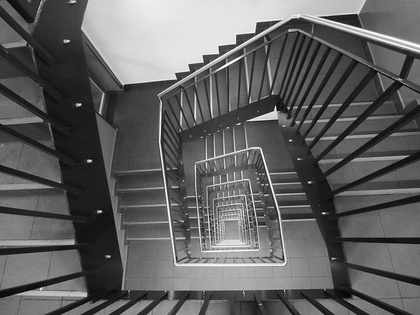
%> input picture cns187/staircase.jpg, 420 x 315 px, shrunk from 640 x 480 before the run
$ octave hw7.m   (GNU Octave 9; MATLAB toolbox functions it lacks are replaced by stand-ins)
%> lines starting %> are read from the running program, lines starting %| are printed output that depends on the picture; long printed decimals are rounded
### cns187/reconstructImage.m
function img = reconstructImage(A,m,n,mm,nn)
    img = zeros(mm,nn);
    blocksPerCol = mm-m+1;
    for col = 1:size(A,2);
        block = reshape(A(:,col),m,n);
        i = 1+mod(col-1,blocksPerCol);
        j = 1+floor((col-1)/blocksPerCol);
        img(i:i+m-1,j:j+n-1) = img(i:i+m-1,j:j+n-1) + block;
    end

    div = 3*ones(mm,nn);
    div(1,:) = div(1,:) - 1;
    div(:,1) = div(:,1) - 1;
    div(end-m+1:end,:) = div(end-m+1:end,:) - 1;
    div(:,end-n+1:end) = div(:,end-n+1:end) - 1;

    img = img./div;
end

### cns187/hw7.m
%% Load image and initialize parameters. Show raw image and do PCA.
clear; close all;
raw = im2double(rgb2gray(imread('staircase.jpg')));
%> raw: size 315x420 double; min 0, max 1, mean 0.382
[mm,nn] = size(raw);
%> mm = 315; nn = 420
sz = 8;
A = im2col(raw,[sz sz]);

figure; imshow(raw); title('Raw image');
[U,S,V] = svd(A,'econ');

% Plot singular values.
figure; loglog(diag(S));
title('Sorted singular values');
xlabel('Singular value index');
ylabel('Singular value');
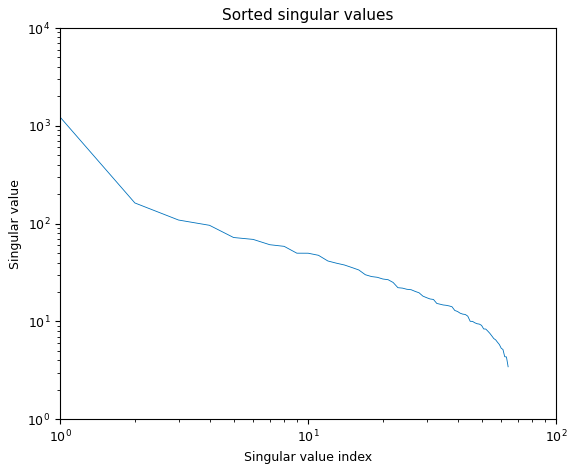
%> figure redrawn from the program's plot data; curve peaks at x = 1, y = 1224.1

%% Show first 64 components.
figure;
for i=1:64
    subplot(sz,sz,i);
    block = reshape(U(:,i),sz,sz);
    imshow(block/max(max(block)),[0 1.1]);
end
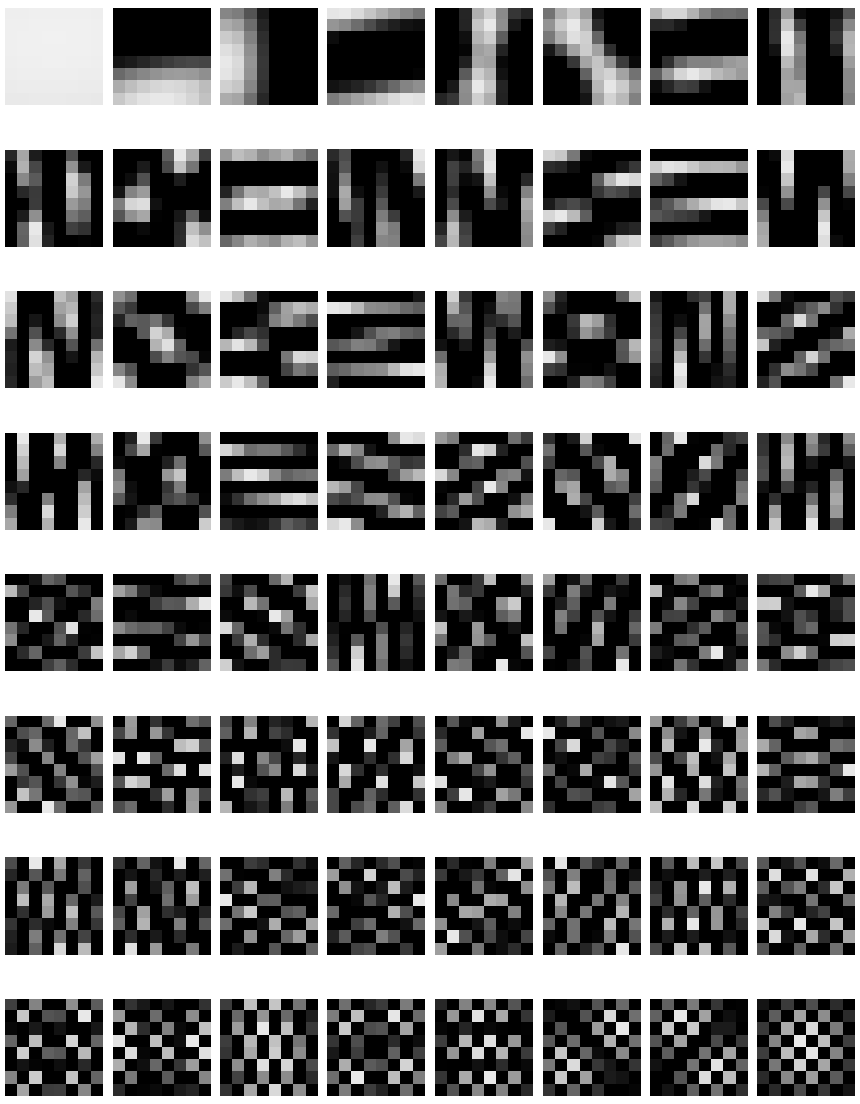
%> figure redrawn from the program's plot data, 64 panels

% Reconstruct with limited number of components.
R = [2 8 32];
for i = 1:length(R)
    r = R(i);
    Ahat = U(:,1:r) * S(1:r,1:r) * V(:,1:r)';

    B = reconstructImage(Ahat,sz,sz,mm,nn);

    figure; imshow(B/max(max(B)));
    title(sprintf('R = %d',r));

    % Check sum of squares error
    a = sum((A(:) - Ahat(:)).^2);
    d = diag(S);
    b = sum(d(r+1:end).^2);
    fprintf('a = %f, b = %f\n',a,b);
end
%> this loop made 3 passes
%> (a, b) on passes 1 to 3: (64186.9, 64186.9), (26058.8, 26058.8), (3303.3, 3303.3)
%| a = 64186.934, b = 64186.934
%| a = 26058.770, b = 26058.770
%| a = 3303.256, b = 3303.256
%> pass 1, `B = reconstructImage(Ahat,sz,sz,mm,nn);`:
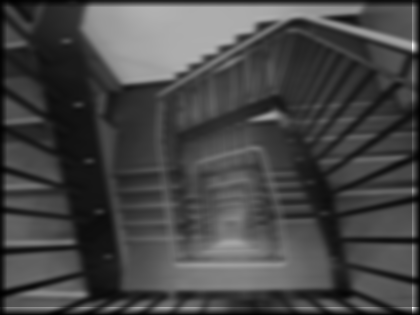
%> B: size 315x420 double; min 0.196, max 28.04, mean 7.9; drawn with min black and max white
%> pass 2, `B = reconstructImage(Ahat,sz,sz,mm,nn);`:
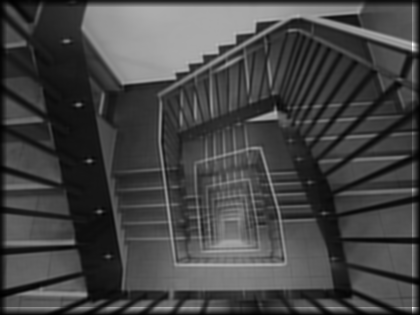
%> B: size 315x420 double; min 0.0689, max 28.87, mean 7.9; drawn with min black and max white

%% MNIST images
clear; close all;

% Load and combine images into 560x560 image.
%> (the run ends here)
